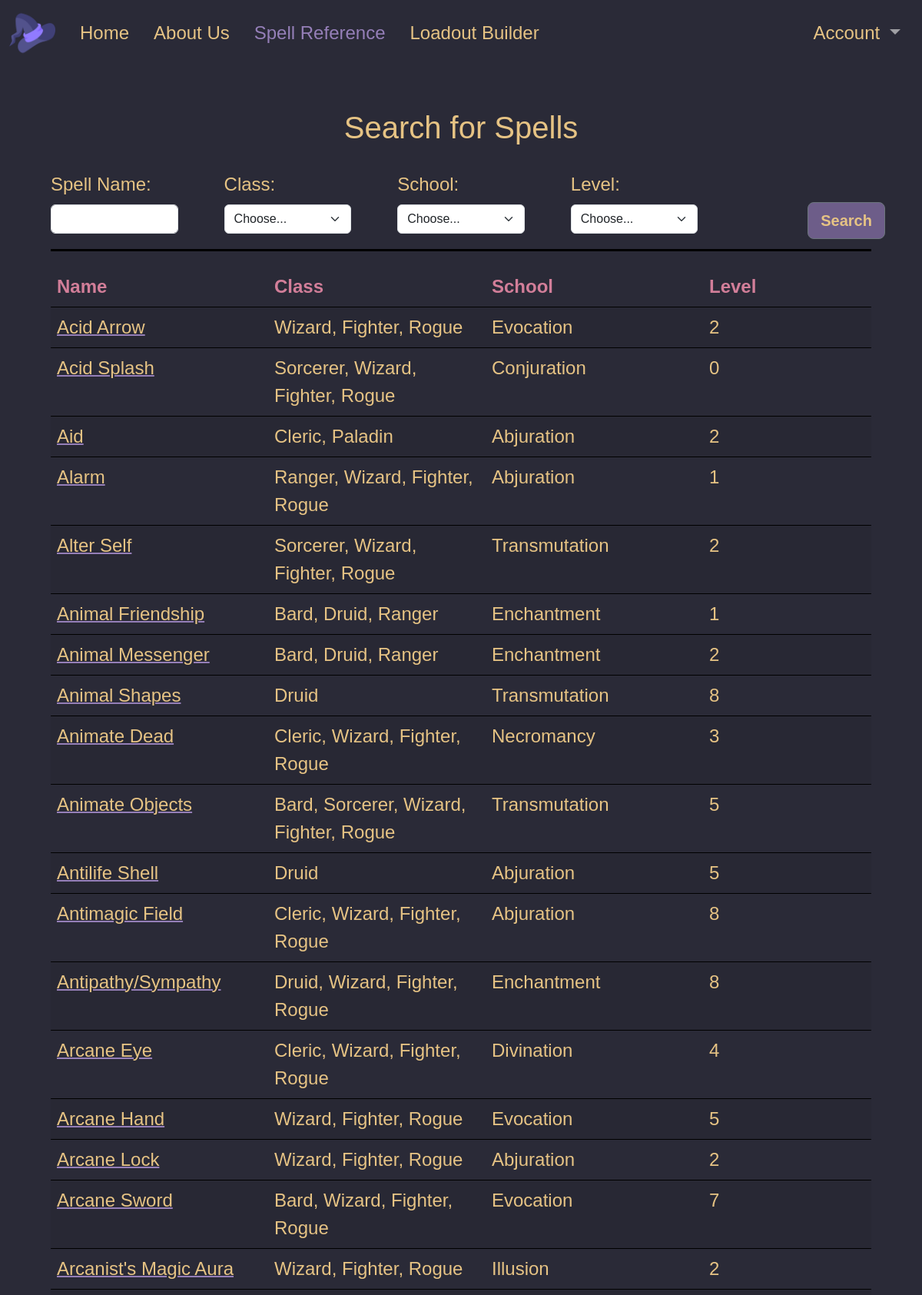
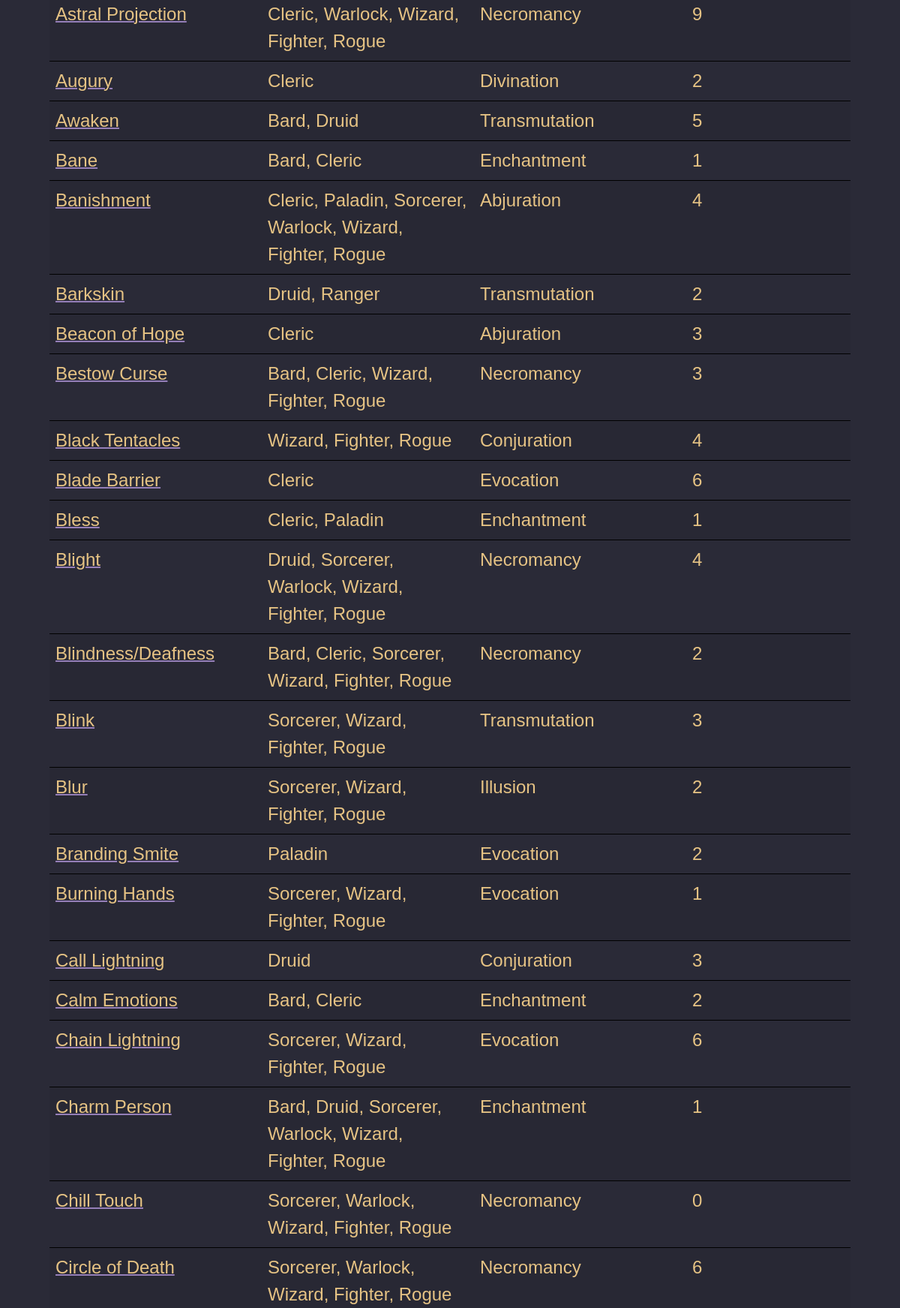
Page /spell_reference (upper part) on the committed database (2 pictures, top to bottom).
### tables this page shows
CREATE TABLE "spell_info" (
"Name" TEXT,
  "Spell_Level" INTEGER,
  "Concentration" INTEGER,
  "Ritual" INTEGER,
  "Range" TEXT,
  "Components" TEXT,
  "Duration" TEXT,
  "Casting Time" TEXT,
  "Classes" TEXT,
  "School" TEXT,
  "Description" TEXT
);

### run.py (the view)
@app.route('/spell_reference', methods=['GET', 'POST'])
def spelllist():
    data = None
    spell_name, spell_class, spell_school, spell_level = None, None, None, None
    if request.method == 'POST':
        spell_name = request.form.get('spell_name')
        spell_class, spell_school, spell_level = parse_reference_fields(request.form.get('spell_class'),
                                                                        request.form.get('spell_school'),
                                                                        request.form.get('spell_level'))
        data = get_db().get_reference_spells(spell_name, spell_class, spell_school, spell_level)
    else:
        data = get_db().get_reference_spells("", "", "", "")
    return render_template('spell_reference.html', data=data, spell_name=spell_name, spell_class=spell_class,
                           spell_school=spell_school, spell_level=spell_level, reference_classes=reference_classes,
                           reference_levels=reference_levels, reference_schools=reference_schools)

### db.py (called while the page is built)
    def select(self, sql, parameters=[]):
        c = self.conn.cursor()
        c.execute(sql, parameters)
        return c.fetchall()

    def get_reference_spells(self, spell_name, spell_class, spell_school, spell_level):
        data = self.select(f"SELECT * FROM spell_info WHERE spell_info.Name LIKE '%{spell_name}%' AND spell_info.Classes LIKE '%{spell_class}%' AND spell_info.School LIKE '%{spell_school}%' AND spell_info.Spell_Level LIKE '%{spell_level}%'")
        print("Data in db: ")
        print(data)
        return [{
            'Name': d[0],
            'Level': d[1],
            'Concentration': d[2],
            'Ritual': d[3],
            'Range': d[4],
            'Components': d[5],
            'Duration': d[6],
            'Casting Time': d[7],
            'Classes': d[8],
            'School': d[9],
            'Description': d[10]
        } for d in data]

### run.py (called while the page is built)
def get_db():
    db = getattr(g, '_database', None)
    if db is None:
        db = Database(DATABASE_PATH)
    return db

### templates/spell_reference.html (shortened to what this page needs)
{% extends 'base.html' %}
{% set active = "Spell Reference" %}
{% block content %}
<h1 class="t1 py-4 text-center">Search for Spells</h1>
<div class="container">
    <form action="/spell_reference", method="POST">
        <div class="row align-items-center">
            <div class="col pe-5">
                <label for="spell_name" class="t1 form-label">Spell Name:</label>
                {% if spell_name %}
                    <input type="text" class="form-control" id="spell_name" name="spell_name" value="{{spell_name}}">
                {% else %}
                    <input type="text" class="form-control" id="spell_name" name="spell_name">
                {% endif %}
            </div>
            <div class="col pe-5">
                <label for="spell_class" class="t1 form-label">Class:</label>
                <select id="spell_class" class="form-select" name="spell_class">
                    {% for class in reference_classes %}
                        {% if spell_class == class %}
                            <option selected value="{{spell_class}}">{{ spell_class }}</option>
                        {% else %}
                            <option value="{{ class }}">{{ class }}</option>
                        {% endif %}
                    {% endfor %}
                </select>
            </div>
            <div class="col pe-5">
                <label for="school" class="t1 form-label">School:</label>
                <select id="school" class="form-select" name="spell_school">
                    {% for school in reference_schools %}
                        {% if spell_school == school %}
                            <option selected value="{{spell_school}}">{{ spell_school }}</option>
                        {% else %}
                            <option value="{{ school }}">{{ school }}</option>
                        {% endif %}
                    {% endfor %}
                </select>
            </div>
            <div class="col pe-5">
                <label for="level" class="t1 form-label">Level:</label>
                <select id="level" class="form-select" name="spell_level">
                    {% for level in reference_levels %}
                        {% if spell_level == level %}
                            <option selected value="{{spell_level}}">{{ spell_level }}</option>
                        {% else %}
                            <option value="{{ level }}">{{ level }}</option>
                        {% endif %}
                    {% endfor %}
                </select>
            </div>
            <div class="col text-center">
                <button type="submit" class="btn btn-lg btn-secondary t1" style="position: absolute;">Search</button>
            </div>
        </div>
    </form>
    <hr class="hr">
    <table class="table table-striped border-black">
        <thead>
            <tr>
              <th scope="col" class="tref-h">Name</th>
              <th scope="col" class="tref-h">Class</th>
              <th scope="col" class="tref-h">School</th>
              <th scope="col" class="tref-h">Level</th>
            </tr>
          </thead>
        <tbody>
            {% if data %}
                {% for spell in data %}
                <tr>
                    <td class="tref-l table-limit">
                        <a href='/spell_display' class="aref">{{ spell.Name }}</a>
                    </td>
                    <td class="tref table-limit">
                        {{ spell.Classes }}
                    </td>
                    <td class="tref table-limit">
                        {{ spell.School }}
                    </td>
                    <td class="tref">
                        {{ spell.Level }}
                    </td>
                </tr>
                {% endfor %}
            {% endif %}
        </tbody>
    </table>
</div>
{% endblock %}

### templates/base.html (shortened to what this page needs)
<!DOCTYPE html>
<html>
<head>
    <link href="https://cdn.jsdelivr.net/npm/bootstrap@5.3.2/dist/css/bootstrap.min.css"
    rel="stylesheet"
>
    <link rel="stylesheet" href="/static/css/base.css">
</head>
<body>
    <header>
        <div class="container-xxl">
            <div class="row">
                <div class="col">
                    <nav class="navbar navbar-expand-md navbar-dark">
                        <a class="navbar-brand" href="/"><img src="/static/img/witch-hat.png" style="max-height: 60px;"></a>
                        <div class="collapse navbar-collapse" id="navbarSupportedContent">
                            <ul class="navbar-nav me-auto">
                                <li class="header-unselected nav-item{% if active == 'Home' %} header-selected active{% endif %}">
                                    <a class="nav-link" href="/">Home</a>
                                </li>
                                <li class="header-unselected nav-item{% if active == 'About' %} header-selected active{% endif %}">
                                    <a class="nav-link" href="/about">About Us</a>
                                </li>
                                <li class="header-unselected nav-item{% if active == 'Spell Reference' %} header-selected active{% endif %}">
                                    <a class="nav-link" href="/spell_reference">Spell Reference</a>
                                </li>
                                <li class="header-unselected nav-item{% if active == 'Bikes' %} header-selected active{% endif %}">
                                    <a class="nav-link" href="/builder1">Loadout Builder</a>
                                </li>
                            </ul>
                            <ul class="navbar-nav">
                                <li class="nav-item dropdown">
                                    <a class="nav-link dropdown-toggle header-unselected" href="#" id="navbarDropdown" role="button"
                                        data-bs-toggle="dropdown" aria-haspopup="true" aria-expanded="false">
                                        Account
                                    </a>
                                {% if session['user'] %}
                                    <ul class="dropdown-menu dropdown-menu-right" aria-labelledby="navbarDropdown">
                                        <li><a class="dropdown-item-text t6">{{ session['user']['username'] }}</a></li>
                                        <li><a class="dropdown-item t1" href="/logout">Logout</a></li>
                                        <li><a class="dropdown-item t1" href="#">My Loadouts</a></li>
                                    </ul>
                                {% else %}
                                </li>
                                {% endif %}
                            </ul>
                        </div>
                    </nav>
                </div>
            </div>
        </div>
    </header>
    <main>
        <div class="container-lg content">
            {% block content %}{% endblock %}
        </div>
    </main>
</body>
</html>

### static/css/base.css (style rules this page uses)
body { font-family: 'Baskerville', 'Trebuchet MS', sans-serif; font-size: 1.5rem; background: #2A2A37; }
header { background: #2A2A37; }
.header-unselected { -webkit-text-fill-color: #E6C384; }
.header-selected { -webkit-text-fill-color: #957FB8; }
.table-limit { max-width: 100px; }
.navbar-expand-md .navbar-nav .nav-link { padding-left: 1rem; padding-right: 1rem; }
.content { padding: 2rem 1.5rem; }
.btn-secondary { background-color: #6d5d89; font-weight: bolder }
thead th { position:sticky;top: 0; z-index: 1; }
.tref { background-color: #2A2A37 !important; -webkit-text-fill-color: #E6C384; }
.tref-h { background-color: #2A2A37 !important; -webkit-text-fill-color: #D27E99; }
.tref-l { background-color: #2A2A37 !important; -webkit-text-fill-color: #E6C384; }
.aref { text-decoration: underline; text-decoration-thickness: 1.5px; text-decoration-color: #957FB8; }
.t1 { color: #E6C384; }
hr { height: 3px; color: black; background-color: black; margin: 20px 0; opacity: 1; }

### rows in the picture
spell_info: Name "Acid Arrow", Classes "Wizard, Fighter, Rogue", School "Evocation", Level "2"
spell_info: Name "Acid Splash", Classes "Sorcerer, Wizard, Fighter, Rogue", School "Conjuration", Level "0"
spell_info: Name "Aid", Classes "Cleric, Paladin", School "Abjuration", Level "2"
spell_info: Name "Alarm", Classes "Ranger, Wizard, Fighter, Rogue", School "Abjuration", Level "1"
spell_info: Name "Alter Self", Classes "Sorcerer, Wizard, Fighter, Rogue", School "Transmutation", Level "2"
spell_info: Name "Animal Friendship", Classes "Bard, Druid, Ranger", School "Enchantment", Level "1"
spell_info: Name "Animal Messenger", Classes "Bard, Druid, Ranger", School "Enchantment", Level "2"
spell_info: Name "Animal Shapes", Classes "Druid", School "Transmutation", Level "8"
spell_info: Name "Animate Dead", Classes "Cleric, Wizard, Fighter, Rogue", School "Necromancy", Level "3"
spell_info: Name "Animate Objects", Classes "Bard, Sorcerer, Wizard, Fighter, Rogue", School "Transmutation", Level "5"
spell_info: Name "Antilife Shell", Classes "Druid", School "Abjuration", Level "5"
spell_info: Name "Antimagic Field", Classes "Cleric, Wizard, Fighter, Rogue", School "Abjuration", Level "8"
spell_info: Name "Antipathy/Sympathy", Classes "Druid, Wizard, Fighter, Rogue", School "Enchantment", Level "8"
spell_info: Name "Arcane Eye", Classes "Cleric, Wizard, Fighter, Rogue", School "Divination", Level "4"
spell_info: Name "Arcane Hand", Classes "Wizard, Fighter, Rogue", School "Evocation", Level "5"
spell_info: Name "Arcane Lock", Classes "Wizard, Fighter, Rogue", School "Abjuration", Level "2"
spell_info: Name "Arcane Sword", Classes "Bard, Wizard, Fighter, Rogue", School "Evocation", Level "7"
spell_info: Name "Arcanist's Magic Aura", Classes "Wizard, Fighter, Rogue", School "Illusion", Level "2"
spell_info: Name "Astral Projection", Classes "Cleric, Warlock, Wizard, Fighter, Rogue", School "Necromancy", Level "9"
spell_info: Name "Augury", Classes "Cleric", School "Divination", Level "2"
spell_info: Name "Awaken", Classes "Bard, Druid", School "Transmutation", Level "5"
spell_info: Name "Bane", Classes "Bard, Cleric", School "Enchantment", Level "1"
spell_info: Name "Banishment", Classes "Cleric, Paladin, Sorcerer, Warlock, Wizard, Fighter, Rogue", School "Abjuration", Level "4"
spell_info: Name "Barkskin", Classes "Druid, Ranger", School "Transmutation", Level "2"
spell_info: Name "Beacon of Hope", Classes "Cleric", School "Abjuration", Level "3"
spell_info: Name "Bestow Curse", Classes "Bard, Cleric, Wizard, Fighter, Rogue", School "Necromancy", Level "3"
spell_info: Name "Black Tentacles", Classes "Wizard, Fighter, Rogue", School "Conjuration", Level "4"
spell_info: Name "Blade Barrier", Classes "Cleric", School "Evocation", Level "6"
spell_info: Name "Bless", Classes "Cleric, Paladin", School "Enchantment", Level "1"
spell_info: Name "Blight", Classes "Druid, Sorcerer, Warlock, Wizard, Fighter, Rogue", School "Necromancy", Level "4"
spell_info: Name "Blindness/Deafness", Classes "Bard, Cleric, Sorcerer, Wizard, Fighter, Rogue", School "Necromancy", Level "2"
spell_info: Name "Blink", Classes "Sorcerer, Wizard, Fighter, Rogue", School "Transmutation", Level "3"
spell_info: Name "Blur", Classes "Sorcerer, Wizard, Fighter, Rogue", School "Illusion", Level "2"
spell_info: Name "Branding Smite", Classes "Paladin", School "Evocation", Level "2"
spell_info: Name "Burning Hands", Classes "Sorcerer, Wizard, Fighter, Rogue", School "Evocation", Level "1"
spell_info: Name "Call Lightning", Classes "Druid", School "Conjuration", Level "3"
spell_info: Name "Calm Emotions", Classes "Bard, Cleric", School "Enchantment", Level "2"
spell_info: Name "Chain Lightning", Classes "Sorcerer, Wizard, Fighter, Rogue", School "Evocation", Level "6"
spell_info: Name "Charm Person", Classes "Bard, Druid, Sorcerer, Warlock, Wizard, Fighter, Rogue", School "Enchantment", Level "1"
spell_info: Name "Chill Touch", Classes "Sorcerer, Warlock, Wizard, Fighter, Rogue", School "Necromancy", Level "0"
spell_info: Name "Circle of Death", Classes "Sorcerer, Warlock, Wizard, Fighter, Rogue", School "Necromancy", Level "6"

### other values in the picture
form field spell_class "Choose..."
form field spell_school "Choose..."
form field spell_level "Choose..."
